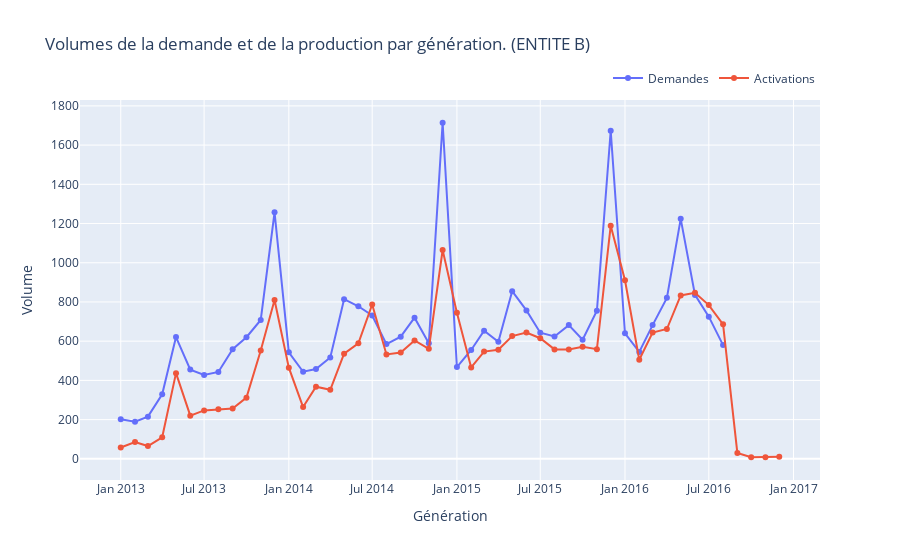

Notebook source saved alongside this figure:
### Markdown cell above
### Entite B

### Code cell
import plotly.graph_objects as go
fig = go.Figure()
fig.add_trace(go.Scatter(x=gen_dmd_B["Gen_Demande"], y=gen_dmd_B["Nbr_D"],
                    mode='lines+markers',
                    name='Demandes'))
fig.add_trace(go.Scatter(x=gen_activ_B["Gen_Active"], y=gen_activ_B["Nbr_A"],
                    mode='lines+markers',
                    name='Activations'))
fig.update_layout(
    title="Volumes de la demande et de la production par génération. (ENTITE B)",
    bargap=0.15,
    legend=dict(orientation="h", yanchor="bottom", y=1.02, xanchor="right", x=1)
)
fig.update_yaxes(title='Volume')
fig.update_xaxes(title='Génération')

### Figure 1 — Plotly figure (JSON) as saved in the notebook; plotly's stock layout.template omitted (floating-point values rounded to 4 significant figures)
{"data": [{"mode": "lines+markers", "name": "Demandes", "type": "scatter", "x": ["2013-01-01", "2013-02-01", "2013-03-01", "2013-04-01", "2013-05-01", "2013-06-01", "2013-07-01", "2013-08-01", "2013-09-01", "2013-10-01", "2013-11-01", "2013-12-01", "2014-01-01", "2014-02-01", "2014-03-01", "2014-04-01", "2014-05-01", "2014-06-01", "2014-07-01", "2014-08-01", "2014-09-01", "2014-10-01", "2014-11-01", "2014-12-01", "2015-01-01", "2015-02-01", "2015-03-01", "2015-04-01", "2015-05-01", "2015-06-01", "2015-07-01", "2015-08-01", "2015-09-01", "2015-10-01", "2015-11-01", "2015-12-01", "2016-01-01", "2016-02-01", "2016-03-01", "2016-04-01", "2016-05-01", "2016-06-01", "2016-07-01", "2016-08-01"], "y": [202, 189, 215, 329, 621, 455, 428, 443, 559, 620, 708, 1257, 543, 444, 458, 517, 814, 778, 731, 585, 623, 720, 590, 1714, 468, 555, 653, 597, 855, 757, 643, 624, 682, 607, 755, 1673, 640, 545, 682, 821, 1224, 836, 725, 580]}, {"mode": "lines+markers", "name": "Activations", "type": "scatter", "x": ["2013-01-01", "2013-02-01", "2013-03-01", "2013-04-01", "2013-05-01", "2013-06-01", "2013-07-01", "2013-08-01", "2013-09-01", "2013-10-01", "2013-11-01", "2013-12-01", "2014-01-01", "2014-02-01", "2014-03-01", "2014-04-01", "2014-05-01", "2014-06-01", "2014-07-01", "2014-08-01", "2014-09-01", "2014-10-01", "2014-11-01", "2014-12-01", "2015-01-01", "2015-02-01", "2015-03-01", "2015-04-01", "2015-05-01", "2015-06-01", "2015-07-01", "2015-08-01", "2015-09-01", "2015-10-01", "2015-11-01", "2015-12-01", "2016-01-01", "2016-02-01", "2016-03-01", "2016-04-01", "2016-05-01", "2016-06-01", "2016-07-01", "2016-08-01", "2016-09-01", "2016-10-01", "2016-11-01", "2016-12-01"], "y": [58, 86, 65, 110, 437, 220, 247, 253, 257, 312, 552, 810, 465, 264, 368, 352, 536, 589, 787, 532, 542, 604, 561, 1065, 745, 466, 547, 556, 626, 644, 615, 558, 558, 571, 559, 1189, 911, 505, 644, 662, 833, 847, 784, 686, 30, 8, 8, 10]}], "layout": {"bargap": 0.15, "legend": {"orientation": "h", "x": 1, "xanchor": "right", "y": 1.02, "yanchor": "bottom"}, "title": {"text": "Volumes de la demande et de la production par génération. (ENTITE B)"}, "xaxis": {"title": {"text": "Génération"}}, "yaxis": {"title": {"text": "Volume"}}}}
